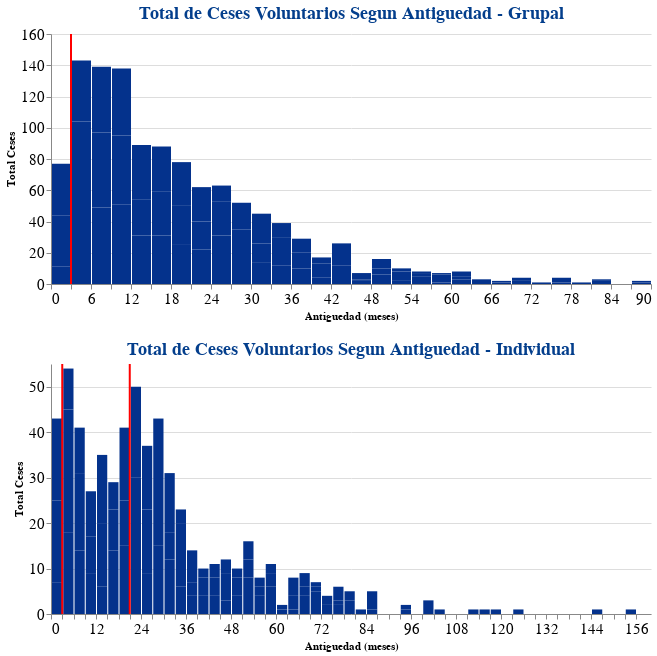

The notebook cell saved with this chart:
### Markdown cell above
* Para los Vendedores de Grupal se muestra un comportamiento de a mayor antiguedad menor cantidad de ceses, esto a partir del mes 3
* Sin embargo, para los Vendedores Individuales en el comportamiento es alparecer bimodal. **Desde le mes 3 la cantidad de ceses se reduce con el tiempo, pero desde el mes 12 empieza a subir nuevamente hasta el mes 21, donde recien empieza a tener un comportamiento un poco mas constante en el tiempo**
* Se podria tomar el rango de 3 a 19 meses para predecir un comportamiento determinado, debido a que si separamos este rango de meses en dos los peridos serian muy cortos para analizar el comportamiento de los colaboradores
* Se considerara para un analisis mejor en invidual el comportamiento para el cese apartir del mes 21

### Code cell
ceses_antg_g = ceses.groupby(
    by=['PRODUCTO','antiguedad_meses'],
    as_index=False
).agg(
    cesados = ('CODIGO', 'count')
).query('PRODUCTO == "GRUPAL"'
)

# GRAFICANDO grupal
barra_g = alt.Chart(ceses_antg_g).mark_bar(
    color = '#04328C'
).encode(
    x = alt.X(
        'antiguedad_meses',
        bin = alt.BinParams(step=3),
        title = 'Antiguedad (meses)'),
    y = alt.Y(
        'cesados',
        title = 'Total Ceses')
)
linea_g_6 = alt.Chart(
    pd.DataFrame({'antiguedad_meses': [3]})
).mark_rule(
    color = 'red',
    strokeWidth = 2
).encode(
    x = 'antiguedad_meses')

gru = (barra_g + linea_g_6
).properties(title = 'Total de Ceses Voluntarios Segun Antiguedad - Grupal',
    width = 600,
    height = 250
)
############
ceses_antg_i = ceses.groupby(
    by=['PRODUCTO','antiguedad_meses'],
    as_index=False
).agg(
    cesados = ('CODIGO', 'count')
).query('PRODUCTO == "INDIVIDUAL"'
)

# GRAFICANDO indiviudal
barra_i = alt.Chart(ceses_antg_i).mark_bar(
    color = '#04328C'
).encode(
    x = alt.X(
        'antiguedad_meses',
        bin = alt.BinParams(step=3),
        title = 'Antiguedad (meses)'),
    y = alt.Y(
        'cesados',
        title = 'Total Ceses')
)
linea_i_6 = alt.Chart(
    pd.DataFrame({'antiguedad_meses': [3]})
).mark_rule(
    color = 'red',
    strokeWidth = 2
).encode(
    x = 'antiguedad_meses')

linea_i_12 = alt.Chart(
    pd.DataFrame({'antiguedad_meses': [12]})
).mark_rule(
    color = 'red',
    strokeWidth = 2
).encode(
    x = 'antiguedad_meses')

linea_i_21 = alt.Chart(
    pd.DataFrame({'antiguedad_meses': [21]})
).mark_rule(
    color = 'red',
    strokeWidth = 2
).encode(
    x = 'antiguedad_meses')

ind = (barra_i + linea_i_6  + linea_i_21).properties(
    title = 'Total de Ceses Voluntarios Segun Antiguedad - Individual',
    width = 600,
    height = 250
)
### juntando graficos
alt.vconcat(gru,ind
).configure_view(
    strokeWidth = 0
).configure_axis(
    labelFontSize = 15,
    labelAngle = 0
).configure_title(
    fontSize = 18,
    color = '#033E8C'
).resolve_scale(
    y='independent'
)

### Figure 1 — Vega-Lite specification as saved in the notebook (floating-point values rounded to 4 significant figures)
{"config": {"view": {"continuousWidth": 400, "continuousHeight": 300, "strokeWidth": 0}, "axis": {"labelAngle": 0, "labelFontSize": 15}, "title": {"color": "#033E8C", "fontSize": 18}}, "vconcat": [{"layer": [{"data": {"name": "data-ba000f9766d6628377558de1569740a3"}, "mark": {"type": "bar", "color": "#04328C"}, "encoding": {"x": {"type": "quantitative", "bin": {"step": 3}, "field": "antiguedad_meses", "title": "Antiguedad (meses)"}, "y": {"type": "quantitative", "field": "cesados", "title": "Total Ceses"}}}, {"data": {"name": "data-2237ca124401d5adc469c6e3ab647747"}, "mark": {"type": "rule", "color": "red", "strokeWidth": 2}, "encoding": {"x": {"type": "quantitative", "field": "antiguedad_meses"}}}], "height": 250, "title": "Total de Ceses Voluntarios Segun Antiguedad - Grupal", "width": 600}, {"layer": [{"data": {"name": "data-99fd3442e5d3d47e55423b8c2c728168"}, "mark": {"type": "bar", "color": "#04328C"}, "encoding": {"x": {"type": "quantitative", "bin": {"step": 3}, "field": "antiguedad_meses", "title": "Antiguedad (meses)"}, "y": {"type": "quantitative", "field": "cesados", "title": "Total Ceses"}}}, {"data": {"name": "data-2237ca124401d5adc469c6e3ab647747"}, "mark": {"type": "rule", "color": "red", "strokeWidth": 2}, "encoding": {"x": {"type": "quantitative", "field": "antiguedad_meses"}}}, {"data": {"name": "data-ed7315101285632befccf9ab26913030"}, "mark": {"type": "rule", "color": "red", "strokeWidth": 2}, "encoding": {"x": {"type": "quantitative", "field": "antiguedad_meses"}}}], "height": 250, "title": "Total de Ceses Voluntarios Segun Antiguedad - Individual", "width": 600}], "resolve": {"scale": {"y": "independent"}}, "$schema": "https://vega.github.io/schema/vega-lite/v4.8.1.json", "datasets": {"data-ba000f9766d6628377558de1569740a3": [{"PRODUCTO": "GRUPAL", "antiguedad_meses": 0.0, "cesados": 11}, {"PRODUCTO": "GRUPAL", "antiguedad_meses": 1.0, "cesados": 33}, {"PRODUCTO": "GRUPAL", "antiguedad_meses": 2.0, "cesados": 33}, {"PRODUCTO": "GRUPAL", "antiguedad_meses": 3.0, "cesados": 64}, {"PRODUCTO": "GRUPAL", "antiguedad_meses": 4.0, "cesados": 40}, {"PRODUCTO": "GRUPAL", "antiguedad_meses": 5.0, "cesados": 39}, {"PRODUCTO": "GRUPAL", "antiguedad_meses": 6.0, "cesados": 49}, {"PRODUCTO": "GRUPAL", "antiguedad_meses": 7.0, "cesados": 48}, {"PRODUCTO": "GRUPAL", "antiguedad_meses": 8.0, "cesados": 42}, {"PRODUCTO": "GRUPAL", "antiguedad_meses": 9.0, "cesados": 51}, {"PRODUCTO": "GRUPAL", "antiguedad_meses": 10.0, "cesados": 44}, {"PRODUCTO": "GRUPAL", "antiguedad_meses": 11.0, "cesados": 43}, {"PRODUCTO": "GRUPAL", "antiguedad_meses": 12.0, "cesados": 31}, {"PRODUCTO": "GRUPAL", "antiguedad_meses": 13.0, "cesados": 23}, {"PRODUCTO": "GRUPAL", "antiguedad_meses": 14.0, "cesados": 35}, {"PRODUCTO": "GRUPAL", "antiguedad_meses": 15.0, "cesados": 31}, {"PRODUCTO": "GRUPAL", "antiguedad_meses": 16.0, "cesados": 28}, {"PRODUCTO": "GRUPAL", "antiguedad_meses": 17.0, "cesados": 29}, {"PRODUCTO": "GRUPAL", "antiguedad_meses": 18.0, "cesados": 25}, {"PRODUCTO": "GRUPAL", "antiguedad_meses": 19.0, "cesados": 25}, {"PRODUCTO": "GRUPAL", "antiguedad_meses": 20.0, "cesados": 28}, {"PRODUCTO": "GRUPAL", "antiguedad_meses": 21.0, "cesados": 22}, {"PRODUCTO": "GRUPAL", "antiguedad_meses": 22.0, "cesados": 18}, {"PRODUCTO": "GRUPAL", "antiguedad_meses": 23.0, "cesados": 22}, {"PRODUCTO": "GRUPAL", "antiguedad_meses": 24.0, "cesados": 31}, {"PRODUCTO": "GRUPAL", "antiguedad_meses": 25.0, "cesados": 22}, {"PRODUCTO": "GRUPAL", "antiguedad_meses": 26.0, "cesados": 10}, {"PRODUCTO": "GRUPAL", "antiguedad_meses": 27.0, "cesados": 16}, {"PRODUCTO": "GRUPAL", "antiguedad_meses": 28.0, "cesados": 19}, {"PRODUCTO": "GRUPAL", "antiguedad_meses": 29.0, "cesados": 17}, {"PRODUCTO": "GRUPAL", "antiguedad_meses": 30.0, "cesados": 14}, {"PRODUCTO": "GRUPAL", "antiguedad_meses": 31.0, "cesados": 12}, {"PRODUCTO": "GRUPAL", "antiguedad_meses": 32.0, "cesados": 19}, {"PRODUCTO": "GRUPAL", "antiguedad_meses": 33.0, "cesados": 12}, {"PRODUCTO": "GRUPAL", "antiguedad_meses": 34.0, "cesados": 18}, {"PRODUCTO": "GRUPAL", "antiguedad_meses": 35.0, "cesados": 9}, {"PRODUCTO": "GRUPAL", "antiguedad_meses": 36.0, "cesados": 10}, {"PRODUCTO": "GRUPAL", "antiguedad_meses": 37.0, "cesados": 10}, {"PRODUCTO": "GRUPAL", "antiguedad_meses": 38.0, "cesados": 9}, {"PRODUCTO": "GRUPAL", "antiguedad_meses": 39.0, "cesados": 4}, {"PRODUCTO": "GRUPAL", "antiguedad_meses": 40.0, "cesados": 9}, {"PRODUCTO": "GRUPAL", "antiguedad_meses": 41.0, "cesados": 4}, {"PRODUCTO": "GRUPAL", "antiguedad_meses": 42.0, "cesados": 12}, {"PRODUCTO": "GRUPAL", "antiguedad_meses": 43.0, "cesados": 4}, {"PRODUCTO": "GRUPAL", "antiguedad_meses": 44.0, "cesados": 10}, {"PRODUCTO": "GRUPAL", "antiguedad_meses": 45.0, "cesados": 2}, {"PRODUCTO": "GRUPAL", "antiguedad_meses": 46.0, "cesados": 1}, {"PRODUCTO": "GRUPAL", "antiguedad_meses": 47.0, "cesados": 4}, {"PRODUCTO": "GRUPAL", "antiguedad_meses": 48.0, "cesados": 6}, {"PRODUCTO": "GRUPAL", "antiguedad_meses": 49.0, "cesados": 4}, {"PRODUCTO": "GRUPAL", "antiguedad_meses": 50.0, "cesados": 6}, {"PRODUCTO": "GRUPAL", "antiguedad_meses": 51.0, "cesados": 2}, {"PRODUCTO": "GRUPAL", "antiguedad_meses": 52.0, "cesados": 6}, {"PRODUCTO": "GRUPAL", "antiguedad_meses": 53.0, "cesados": 2}, {"PRODUCTO": "GRUPAL", "antiguedad_meses": 54.0, "cesados": 5}, {"PRODUCTO": "GRUPAL", "antiguedad_meses": 55.0, "cesados": 2}, {"PRODUCTO": "GRUPAL", "antiguedad_meses": 56.0, "cesados": 1}, {"PRODUCTO": "GRUPAL", "antiguedad_meses": 57.0, "cesados": 1}, {"PRODUCTO": "GRUPAL", "antiguedad_meses": 58.0, "cesados": 5}, {"PRODUCTO": "GRUPAL", "antiguedad_meses": 59.0, "cesados": 1}, {"PRODUCTO": "GRUPAL", "antiguedad_meses": 60.0, "cesados": 3}, {"PRODUCTO": "GRUPAL", "antiguedad_meses": 61.0, "cesados": 2}, {"PRODUCTO": "GRUPAL", "antiguedad_meses": 62.0, "cesados": 3}, {"PRODUCTO": "GRUPAL", "antiguedad_meses": 65.0, "cesados": 3}, {"PRODUCTO": "GRUPAL", "antiguedad_meses": 66.0, "cesados": 1}, {"PRODUCTO": "GRUPAL", "antiguedad_meses": 67.0, "cesados": 1}, {"PRODUCTO": "GRUPAL", "antiguedad_meses": 69.0, "cesados": 2}, {"PRODUCTO": "GRUPAL", "antiguedad_meses": 71.0, "cesados": 2}, {"PRODUCTO": "GRUPAL", "antiguedad_meses": 74.0, "cesados": 1}, {"PRODUCTO": "GRUPAL", "antiguedad_meses": 75.0, "cesados": 1}, {"PRODUCTO": "GRUPAL", "antiguedad_meses": 76.0, "cesados": 3}, {"PRODUCTO": "GRUPAL", "antiguedad_meses": 79.0, "cesados": 1}, {"PRODUCTO": "GRUPAL", "antiguedad_meses": 82.0, "cesados": 2}, {"PRODUCTO": "GRUPAL", "antiguedad_meses": 83.0, "cesados": 1}, {"PRODUCTO": "GRUPAL", "antiguedad_meses": 87.0, "cesados": 1}, {"PRODUCTO": "GRUPAL", "antiguedad_meses": 89.0, "cesados": 1}], "data-2237ca124401d5adc469c6e3ab647747": [{"antiguedad_meses": 3}], "data-99fd3442e5d3d47e55423b8c2c728168": [{"PRODUCTO": "INDIVIDUAL", "antiguedad_meses": 0.0, "cesados": 7}, {"PRODUCTO": "INDIVIDUAL", "antiguedad_meses": 1.0, "cesados": 18}, {"PRODUCTO": "INDIVIDUAL", "antiguedad_meses": 2.0, "cesados": 18}, {"PRODUCTO": "INDIVIDUAL", "antiguedad_meses": 3.0, "cesados": 18}, {"PRODUCTO": "INDIVIDUAL", "antiguedad_meses": 4.0, "cesados": 27}, {"PRODUCTO": "INDIVIDUAL", "antiguedad_meses": 5.0, "cesados": 9}, {"PRODUCTO": "INDIVIDUAL", "antiguedad_meses": 6.0, "cesados": 14}, {"PRODUCTO": "INDIVIDUAL", "antiguedad_meses": 7.0, "cesados": 17}, {"PRODUCTO": "INDIVIDUAL", "antiguedad_meses": 8.0, "cesados": 10}, {"PRODUCTO": "INDIVIDUAL", "antiguedad_meses": 9.0, "cesados": 9}, {"PRODUCTO": "INDIVIDUAL", "antiguedad_meses": 10.0, "cesados": 8}, {"PRODUCTO": "INDIVIDUAL", "antiguedad_meses": 11.0, "cesados": 10}, {"PRODUCTO": "INDIVIDUAL", "antiguedad_meses": 12.0, "cesados": 6}, {"PRODUCTO": "INDIVIDUAL", "antiguedad_meses": 13.0, "cesados": 14}, {"PRODUCTO": "INDIVIDUAL", "antiguedad_meses": 14.0, "cesados": 15}, {"PRODUCTO": "INDIVIDUAL", "antiguedad_meses": 15.0, "cesados": 14}, {"PRODUCTO": "INDIVIDUAL", "antiguedad_meses": 16.0, "cesados": 9}, {"PRODUCTO": "INDIVIDUAL", "antiguedad_meses": 17.0, "cesados": 6}, {"PRODUCTO": "INDIVIDUAL", "antiguedad_meses": 18.0, "cesados": 15}, {"PRODUCTO": "INDIVIDUAL", "antiguedad_meses": 19.0, "cesados": 10}, {"PRODUCTO": "INDIVIDUAL", "antiguedad_meses": 20.0, "cesados": 16}, {"PRODUCTO": "INDIVIDUAL", "antiguedad_meses": 21.0, "cesados": 20}, {"PRODUCTO": "INDIVIDUAL", "antiguedad_meses": 22.0, "cesados": 10}, {"PRODUCTO": "INDIVIDUAL", "antiguedad_meses": 23.0, "cesados": 20}, {"PRODUCTO": "INDIVIDUAL", "antiguedad_meses": 24.0, "cesados": 9}, {"PRODUCTO": "INDIVIDUAL", "antiguedad_meses": 25.0, "cesados": 14}, {"PRODUCTO": "INDIVIDUAL", "antiguedad_meses": 26.0, "cesados": 14}, {"PRODUCTO": "INDIVIDUAL", "antiguedad_meses": 27.0, "cesados": 15}, {"PRODUCTO": "INDIVIDUAL", "antiguedad_meses": 28.0, "cesados": 18}, {"PRODUCTO": "INDIVIDUAL", "antiguedad_meses": 29.0, "cesados": 10}, {"PRODUCTO": "INDIVIDUAL", "antiguedad_meses": 30.0, "cesados": 12}, {"PRODUCTO": "INDIVIDUAL", "antiguedad_meses": 31.0, "cesados": 6}, {"PRODUCTO": "INDIVIDUAL", "antiguedad_meses": 32.0, "cesados": 13}, {"PRODUCTO": "INDIVIDUAL", "antiguedad_meses": 33.0, "cesados": 6}, {"PRODUCTO": "INDIVIDUAL", "antiguedad_meses": 34.0, "cesados": 14}, {"PRODUCTO": "INDIVIDUAL", "antiguedad_meses": 35.0, "cesados": 3}, {"PRODUCTO": "INDIVIDUAL", "antiguedad_meses": 36.0, "cesados": 4}, {"PRODUCTO": "INDIVIDUAL", "antiguedad_meses": 37.0, "cesados": 3}, {"PRODUCTO": "INDIVIDUAL", "antiguedad_meses": 38.0, "cesados": 7}, {"PRODUCTO": "INDIVIDUAL", "antiguedad_meses": 39.0, "cesados": 4}, {"PRODUCTO": "INDIVIDUAL", "antiguedad_meses": 40.0, "cesados": 4}, {"PRODUCTO": "INDIVIDUAL", "antiguedad_meses": 41.0, "cesados": 2}, {"PRODUCTO": "INDIVIDUAL", "antiguedad_meses": 42.0, "cesados": 4}, {"PRODUCTO": "INDIVIDUAL", "antiguedad_meses": 43.0, "cesados": 4}, {"PRODUCTO": "INDIVIDUAL", "antiguedad_meses": 44.0, "cesados": 3}, {"PRODUCTO": "INDIVIDUAL", "antiguedad_meses": 45.0, "cesados": 3}, {"PRODUCTO": "INDIVIDUAL", "antiguedad_meses": 46.0, "cesados": 6}, {"PRODUCTO": "INDIVIDUAL", "antiguedad_meses": 47.0, "cesados": 3}, {"PRODUCTO": "INDIVIDUAL", "antiguedad_meses": 48.0, "cesados": 4}, {"PRODUCTO": "INDIVIDUAL", "antiguedad_meses": 49.0, "cesados": 4}, {"PRODUCTO": "INDIVIDUAL", "antiguedad_meses": 50.0, "cesados": 2}, {"PRODUCTO": "INDIVIDUAL", "antiguedad_meses": 51.0, "cesados": 8}, {"PRODUCTO": "INDIVIDUAL", "antiguedad_meses": 52.0, "cesados": 4}, {"PRODUCTO": "INDIVIDUAL", "antiguedad_meses": 53.0, "cesados": 4}, {"PRODUCTO": "INDIVIDUAL", "antiguedad_meses": 54.0, "cesados": 4}, {"PRODUCTO": "INDIVIDUAL", "antiguedad_meses": 55.0, "cesados": 2}, {"PRODUCTO": "INDIVIDUAL", "antiguedad_meses": 56.0, "cesados": 2}, {"PRODUCTO": "INDIVIDUAL", "antiguedad_meses": 57.0, "cesados": 6}, {"PRODUCTO": "INDIVIDUAL", "antiguedad_meses": 58.0, "cesados": 3}, {"PRODUCTO": "INDIVIDUAL", "antiguedad_meses": 59.0, "cesados": 2}, {"PRODUCTO": "INDIVIDUAL", "antiguedad_meses": 60.0, "cesados": 1}, {"PRODUCTO": "INDIVIDUAL", "antiguedad_meses": 61.0, "cesados": 1}, {"PRODUCTO": "INDIVIDUAL", "antiguedad_meses": 63.0, "cesados": 1}, {"PRODUCTO": "INDIVIDUAL", "antiguedad_meses": 64.0, "cesados": 3}, {"PRODUCTO": "INDIVIDUAL", "antiguedad_meses": 65.0, "cesados": 4}, {"PRODUCTO": "INDIVIDUAL", "antiguedad_meses": 66.0, "cesados": 4}, {"PRODUCTO": "INDIVIDUAL", "antiguedad_meses": 67.0, "cesados": 2}, {"PRODUCTO": "INDIVIDUAL", "antiguedad_meses": 68.0, "cesados": 3}, {"PRODUCTO": "INDIVIDUAL", "antiguedad_meses": 69.0, "cesados": 5}, {"PRODUCTO": "INDIVIDUAL", "antiguedad_meses": 70.0, "cesados": 1}, {"PRODUCTO": "INDIVIDUAL", "antiguedad_meses": 71.0, "cesados": 1}, {"PRODUCTO": "INDIVIDUAL", "antiguedad_meses": 72.0, "cesados": 2}, {"PRODUCTO": "INDIVIDUAL", "antiguedad_meses": 74.0, "cesados": 2}, {"PRODUCTO": "INDIVIDUAL", "antiguedad_meses": 75.0, "cesados": 2}, {"PRODUCTO": "INDIVIDUAL", "antiguedad_meses": 76.0, "cesados": 1}, {"PRODUCTO": "INDIVIDUAL", "antiguedad_meses": 77.0, "cesados": 3}, {"PRODUCTO": "INDIVIDUAL", "antiguedad_meses": 78.0, "cesados": 3}, {"PRODUCTO": "INDIVIDUAL", "antiguedad_meses": 80.0, "cesados": 2}, {"PRODUCTO": "INDIVIDUAL", "antiguedad_meses": 83.0, "cesados": 1}, {"PRODUCTO": "INDIVIDUAL", "antiguedad_meses": 84.0, "cesados": 1}, {"PRODUCTO": "INDIVIDUAL", "antiguedad_meses": 86.0, "cesados": 4}, {"PRODUCTO": "INDIVIDUAL", "antiguedad_meses": 93.0, "cesados": 1}, {"PRODUCTO": "INDIVIDUAL", "antiguedad_meses": 95.0, "cesados": 1}, {"PRODUCTO": "INDIVIDUAL", "antiguedad_meses": 99.0, "cesados": 3}, {"PRODUCTO": "INDIVIDUAL", "antiguedad_meses": 103.0, "cesados": 1}, {"PRODUCTO": "INDIVIDUAL", "antiguedad_meses": 111.0, "cesados": 1}, {"PRODUCTO": "INDIVIDUAL", "antiguedad_meses": 116.0, "cesados": 1}, {"PRODUCTO": "INDIVIDUAL", "antiguedad_meses": 119.0, "cesados": 1}, {"PRODUCTO": "INDIVIDUAL", "antiguedad_meses": 124.0, "cesados": 1}, {"PRODUCTO": "INDIVIDUAL", "antiguedad_meses": 146.0, "cesados": 1}, {"PRODUCTO": "INDIVIDUAL", "antiguedad_meses": 154.0, "cesados": 1}], "data-ed7315101285632befccf9ab26913030": [{"antiguedad_meses": 21}]}}
